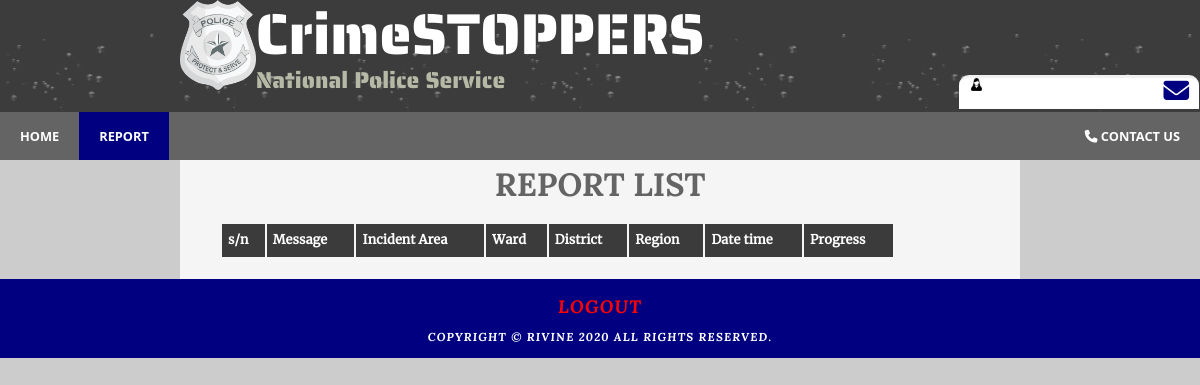
/police_mode/report.php, run on an earlier commit of the app's database.
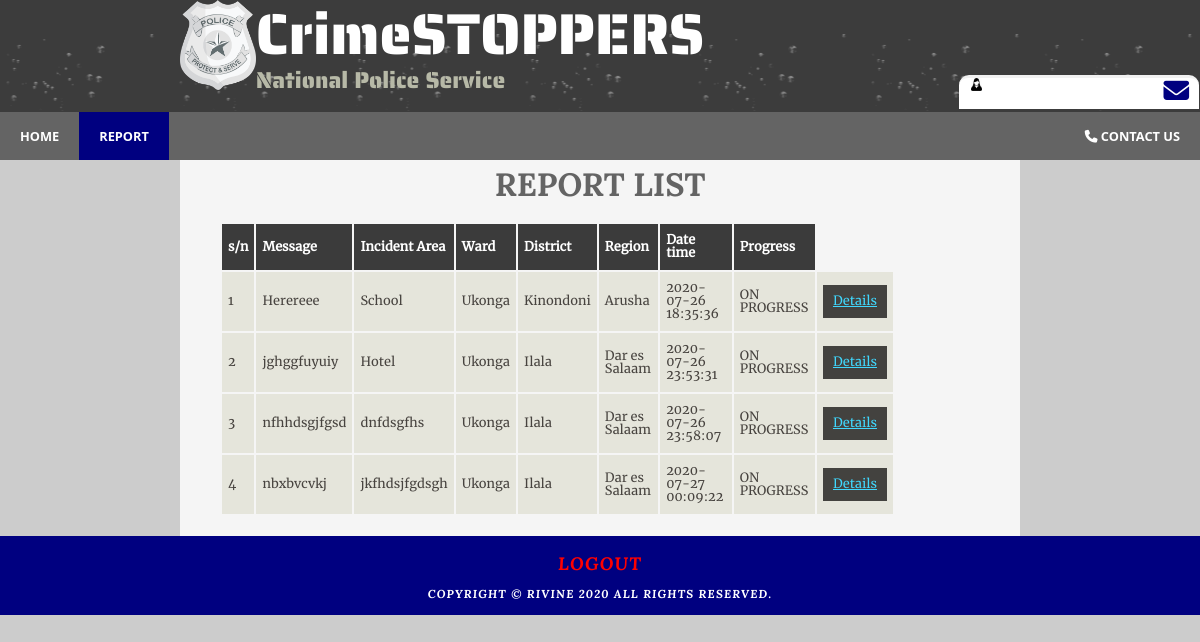
And on a later commit of the database.
### tables this page shows
CREATE TABLE `tb_reports` (
  `id` int(11) NOT NULL,
  `user_id` varchar(100) NOT NULL,
  `messages` varchar(1000) NOT NULL,
  `email` varchar(100) NOT NULL,
  `type` varchar(100) NOT NULL,
  `progress` varchar(100) NOT NULL DEFAULT 'NOT YET',
  `img_path` varchar(100) NOT NULL,
  `region_id` varchar(100) NOT NULL,
  `district_id` varchar(100) NOT NULL,
  `ward_id` varchar(100) NOT NULL,
  `incident_area` varchar(100) NOT NULL,
  `date_time` datetime NOT NULL,
  `ip` varchar(100) NOT NULL
);

CREATE TABLE `tb_ward` (
  `id` int(11) NOT NULL,
  `region_id` varchar(200) NOT NULL,
  `district_id` varchar(200) NOT NULL,
  `name` varchar(100) NOT NULL
);

CREATE TABLE `tb_district` (
  `id` int(11) NOT NULL,
  `region_id` varchar(200) NOT NULL,
  `name` varchar(200) NOT NULL
);

CREATE TABLE `tb_region` (
  `id` int(11) NOT NULL,
  `name` varchar(200) NOT NULL
);

### police_mode/report.php (the view, shortened to what this page needs)
<?php
$servername = "localhost";
$username = "root";
$password = "";
$database = "crime";
$mysql_obj = new mysqli($servername, $username, $password, $database);
$j = 1;
$td = "";
$sql = "SELECT * FROM tb_reports WHERE progress!='ACCOMPLISHED'";
$results = $mysql_obj->query($sql);
while ($row = $results->fetch_assoc()) {
	$id = $row['id'];
	$messages = $row['messages'];
	$region_id = $row['region_id'];
	$district_id = $row['district_id'];
	$ward_id = $row['ward_id'];
	$progress = $row['progress'];
	$incident_area = $row['incident_area'];
	$date_time = $row['date_time'];
	$sql_region = "SELECT name FROM tb_region WHERE id='$region_id'";
	$result_region = $mysql_obj->query($sql_region);
	while ($row = $result_region->fetch_assoc()) {
		$region_name = $row['name'];
	}
	$sql_district = "SELECT * FROM tb_district WHERE id='$district_id'";
	$result_district = $mysql_obj->query($sql_district);
	while ($row = $result_district->fetch_assoc()) {
		$district_name = $row['name'];
	}
	$sql_ward = "SELECT * FROM tb_ward WHERE id='$ward_id'";
	$result_ward = $mysql_obj->query($sql_ward);
	while ($row = $result_ward->fetch_assoc()) {
		$ward_name = $row['name'];
	}
	$td .= "<tr>
			<td>$j</td>
			<td>$messages</td>
			<td>$incident_area</td>
			<td>$ward_name</td>
			<td>$district_name</td>
			<td>$region_name</td>
			<td>$date_time</td>
			<td>$progress</td>
			<td><a style='background-color:#43423f;cursor:pointer' href='report_details.php?id=$id'>Details</a></td>
			</tr>";
	$j++;
}
?>
<!DOCTYPE HTML>
<html>
<head>
	<link rel="stylesheet" type="text/css" href="../css/style.css" />
	<link rel="stylesheet" type="text/css" href="../css/button.css" />
</head>
	<body>
		<div id="main">
			<div id="header">
				<div id="logo">
					<div class="logo_img">
						<img src="../img/logo.png" alt="NPS Logo" height="auto" width="13%"></img>
						<div id="logo_text">
							<h1><a class="logo_colour" href="../index.php">CrimeSTOPPERS</a></h1>
							<h2>National Police Service</h2>
						</div>
					</div>
				</div>
				<div class="profile_info">
					<figure class="user_avatar"><img src="../img/admin_profile.png" width="5%">
						<span style="float: right;">
							<a href="../chat_box/chat_list.php"><i class="fa fa-2x fa-envelope"></i></a>
						</span>
					</figure>
				</div>
				<div id="navbar">
					<nav>
						<ul id="menu">
							<li><a href="home.php">Home</a></li>
							<li class="selected"><a href="report.php">Report</a></li>
							<li style="float: right;"><a href="../contact.php"><i class="fa fa-phone"></i> Contact
									Us</a>
							</li>
						</ul>
					</nav>
				</div>
			</div>
			<div id="site_content" class="content">
				<div align="center" class="header">
					<h1>Report list</h1>
				</div>
				<div id="content">
					<table id="report_list" border="0" id="table">
						<tr>
							<th>s/n</th>
							<th>Message</th>
							<th>Incident Area</th>
							<th>Ward</th>
							<th>District</th>
							<th>Region</th>
							<th>Date time</th>
							<th>Progress</th>
						</tr>
						<?php echo $td; ?>
					</table>
				</div>
			</div>
			<div id="footer">
				<a href="../login.php" id="logout">logout</a>
				<br><br>
				<p>Copyright &copy; Rivine <?php echo date("Y"); ?> All Rights Reserved.</p>
			</div>
	</body>
</html>

What changed in the data, as far as the page shows it:
added tb_reports: messages "Herereee", incident_area "School", ward.name "Ukonga", district.name "Kinondoni", region.name "Arusha", date_time "2020-07-26 18:35:36", progress "ON PROGRESS"
added tb_reports: messages "jghggfuyuiy", incident_area "Hotel", ward.name "Ukonga", district.name "Ilala", region.name "Dar es Salaam", date_time "2020-07-26 23:53:31", progress "ON PROGRESS"
added tb_reports: messages "nfhhdsgjfgsd", incident_area "dnfdsgfhs", ward.name "Ukonga", district.name "Ilala", region.name "Dar es Salaam", date_time "2020-07-26 23:58:07", progress "ON PROGRESS"
added tb_reports: messages "nbxbvcvkj", incident_area "jkfhdsjfgdsgh", ward.name "Ukonga", district.name "Ilala", region.name "Dar es Salaam", date_time "2020-07-27 00:09:22", progress "ON PROGRESS"
